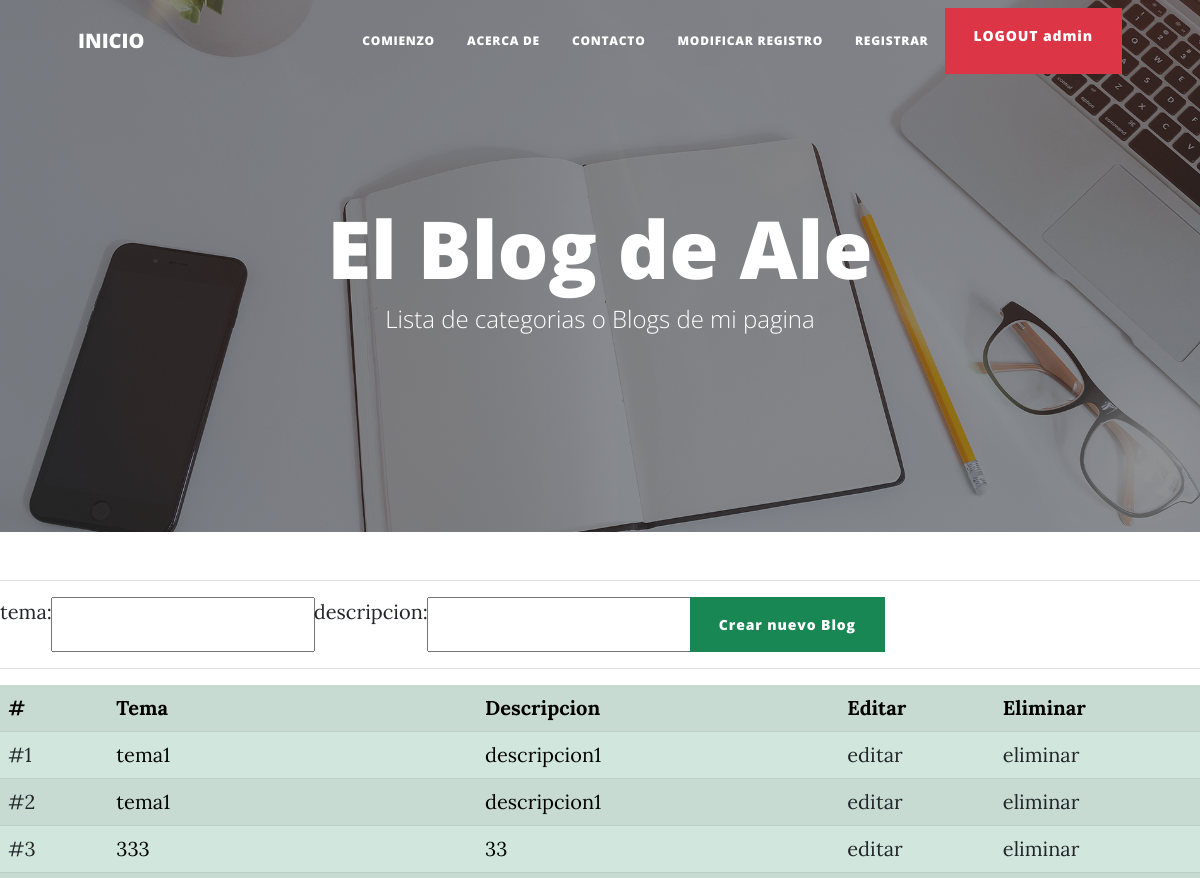
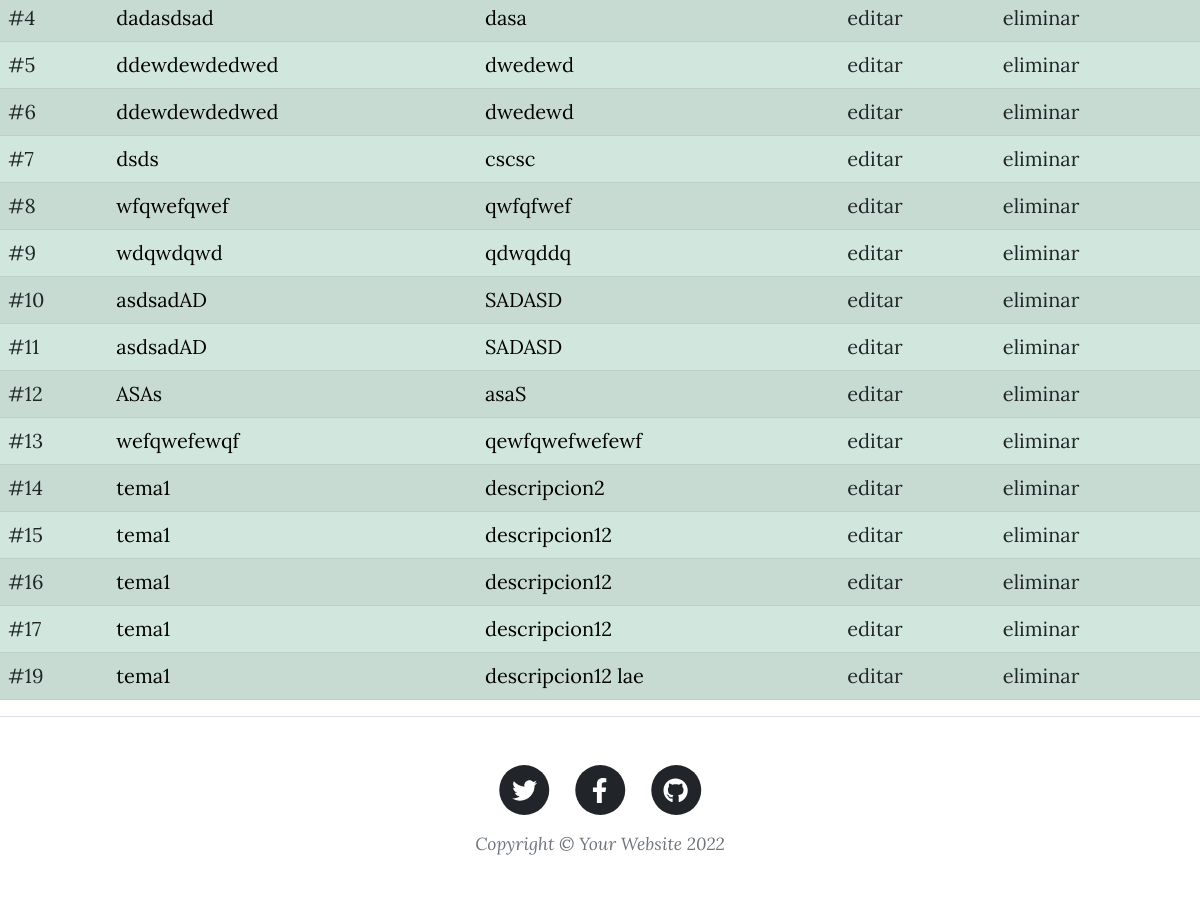
/AppBlog/pages/ (signed in), run on the app's committed database (2 pictures, top to bottom).
### AppBlog/models.py (models this page shows, shortened)
class pages(models.Model):
    tema=models.CharField(max_length=50)
    descripcion=models.CharField(max_length=256,null=True)

### AppBlog/views.py (the view)
# urls.py: path("pages/", paginas, name="pages"),
@login_required
def paginas(request):
    if request.method=="POST":
        form= pagesForm(request.POST)
        if form.is_valid():
            informacion=form.cleaned_data
            tema= informacion["tema"]
            descripcion= informacion["descripcion"]
            p= pages(tema=tema, descripcion=descripcion)
            p.save()
            paginas=pages.objects.all()
            return render(request, "AppBlog/pages.html" ,{"form": form,"paginas": paginas})
        else:
            return render(request, "AppBlog/pages.html" ,{"form": form, "mensaje": "Informacion no valida"})
    else:
        form= pagesForm()
        paginas=pages.objects.all()
        return render(request, "AppBlog/pages.html", {"form": form,"paginas": paginas})

### AppBlog/forms.py
class pagesForm(forms.Form):
    tema=forms.CharField(label="tema",max_length=50)
    descripcion=forms.CharField(label="descripcion",max_length=256)

### AppBlog/templates/AppBlog/pages.html (shortened to what this page needs)
{% extends "AppBlog/padre.html" %}
{% load static %}
{% block header %}
<header class="masthead" style="background-image: url({% static 'assets/img/home-bg.jpg'%}">
{% endblock %}
{% block titulo %}
<h1>El Blog de Ale</h1>
<span class="subheading">Lista de categorias o Blogs de mi pagina</span>
{% endblock %}
{% block contenido_que_cambia %}
<hr>
<form action="{% url 'pages' %}" method="POST"> {% csrf_token %}
    <div class="input-group mb-3">
        {{ form.as_table }}
    <input class="btn btn-success" type="submit" value="Crear nuevo Blog">
    </div>
</form>
<hr>
{% if paginas %}
<table class="table table-success table-striped justify-content-md-center">
    <th>#</th><th>Tema</th><th>Descripcion</th><th>Editar</th><th>Eliminar</th>
    {% for pagina in paginas %}
    <tr>
        <td><a href="{% url 'blogs' %}?pagina_id={{ pagina.id }}&tema={{ pagina.tema }}&descripcion={{ pagina.descripcion }}">#{{ pagina.id }}</a></td>
        <td>{{ pagina.tema }}</td>
        <td>{{ pagina.descripcion }}</td>
        <td><a href="{% url 'editarPage' pagina.id %}">editar</a></td>
        <td><a href="{% url 'deletePage' pagina.id %}">eliminar</a></td>
    </tr>
    {% endfor %}
</table>
{% else %}
<h2>NO HAY Paginas</h2>
{% endif %}
{% endblock %}

### AppBlog/templates/AppBlog/padre.html (shortened to what this page needs)
<!DOCTYPE html>
<html lang="en">
    <head>
        {% load static %}
        <link href="{% static 'css/styles.css' %}" rel="stylesheet" />
    </head>
    <body>
        <nav class="navbar navbar-expand-lg navbar-light" id="mainNav">
            <div class="container px-4 px-lg-5">
                <a class="navbar-brand" href="{% url 'pages' %}">INICIO</a>
                <div class="collapse navbar-collapse" id="navbarResponsive">
                    <ul class="navbar-nav ms-auto py-4 py-lg-0">
                        <li class="nav-item"><a class="nav-link px-lg-3 py-3 py-lg-4" href="{% url 'pages' %}">Comienzo</a></li>
                        <li class="nav-item"><a class="nav-link px-lg-3 py-3 py-lg-4" href="{% url 'acercade' %}">acerca de</a></li>
                        <li class="nav-item"><a class="nav-link px-lg-3 py-3 py-lg-4" href="{% url 'contacto' %}">Contacto</a></li>
                        {% if not request.user.is_authenticated %}
                        <a class="btn btn-danger" href="{% url 'login' %}">LOGIN</a>
                        {% else %}
                        <li class="nav-item"><a class="nav-link px-lg-3 py-3 py-lg-4" href="{% url 'editarPerfil' %}">modificar registro</a></li>
                        <li class="nav-item"><a class="nav-link px-lg-3 py-3 py-lg-4" href="{% url 'register' %}">registrar</a></li>
                        <a class="btn btn-danger" href="{% url 'logout' %}">LOGOUT {{ request.user.username }}</a>
                        {% endif %}
                    </ul>
                </div>
            </div>
        </nav>
        {% block header %}{% endblock %}
            <div class="container position-relative px-4 px-lg-5">
                <div class="row gx-4 gx-lg-5 justify-content-center">
                    <div class="col-md-10 col-lg-8 col-xl-7">
                        <div class="site-heading">{% block titulo %}{% endblock %}</div>
                    </div>
                </div>
            </div>
        </header>
        {% block contenido_que_cambia %}{% endblock %}
        {% block Footer %}
        <footer class="border-top">
            <div class="container px-4 px-lg-5">
                <div class="row gx-4 gx-lg-5 justify-content-center">
                    <div class="col-md-10 col-lg-8 col-xl-7">
                        <ul class="list-inline text-center">
                            <li class="list-inline-item">
                                <a href="#!">
                                    <span class="fa-stack fa-lg">
                                        <i class="fas fa-circle fa-stack-2x"></i>
                                        <i class="fab fa-twitter fa-stack-1x fa-inverse"></i>
                                    </span>
                                </a>
                            </li>
                            <li class="list-inline-item">
                                <a href="#!">
                                    <span class="fa-stack fa-lg">
                                        <i class="fas fa-circle fa-stack-2x"></i>
                                        <i class="fab fa-facebook-f fa-stack-1x fa-inverse"></i>
                                    </span>
                                </a>
                            </li>
                            <li class="list-inline-item">
                                <a href="#!">
                                    <span class="fa-stack fa-lg">
                                        <i class="fas fa-circle fa-stack-2x"></i>
                                        <i class="fab fa-github fa-stack-1x fa-inverse"></i>
                                    </span>
                                </a>
                            </li>
                        </ul>
                        <div class="small text-center text-muted fst-italic">Copyright &copy; Your Website 2022</div>
                    </div>
                </div>
            </div>
        </footer>
        {% endblock %}
    </body>
</html>

### data on the page
pages: id "1", tema "tema1", descripcion "descripcion1"
pages: id "2", tema "tema1", descripcion "descripcion1"
pages: id "3", tema "333", descripcion "33"
pages: id "4", tema "dadasdsad", descripcion "dasa"
pages: id "5", tema "ddewdewdedwed", descripcion "dwedewd"
pages: id "6", tema "ddewdewdedwed", descripcion "dwedewd"
pages: id "7", tema "dsds", descripcion "cscsc"
pages: id "8", tema "wfqwefqwef", descripcion "qwfqfwef"
pages: id "9", tema "wdqwdqwd", descripcion "qdwqddq"
pages: id "10", tema "asdsadAD", descripcion "SADASD"
pages: id "11", tema "asdsadAD", descripcion "SADASD"
pages: id "12", tema "ASAs", descripcion "asaS"
pages: id "13", tema "wefqwefewqf", descripcion "qewfqwefwefewf"
pages: id "14", tema "tema1", descripcion "descripcion2"
pages: id "15", tema "tema1", descripcion "descripcion12"
pages: id "16", tema "tema1", descripcion "descripcion12"
pages: id "17", tema "tema1", descripcion "descripcion12"
pages: id "19", tema "tema1", descripcion "descripcion12 lae"

### other printed values
{{ request.user.username }} "admin"
